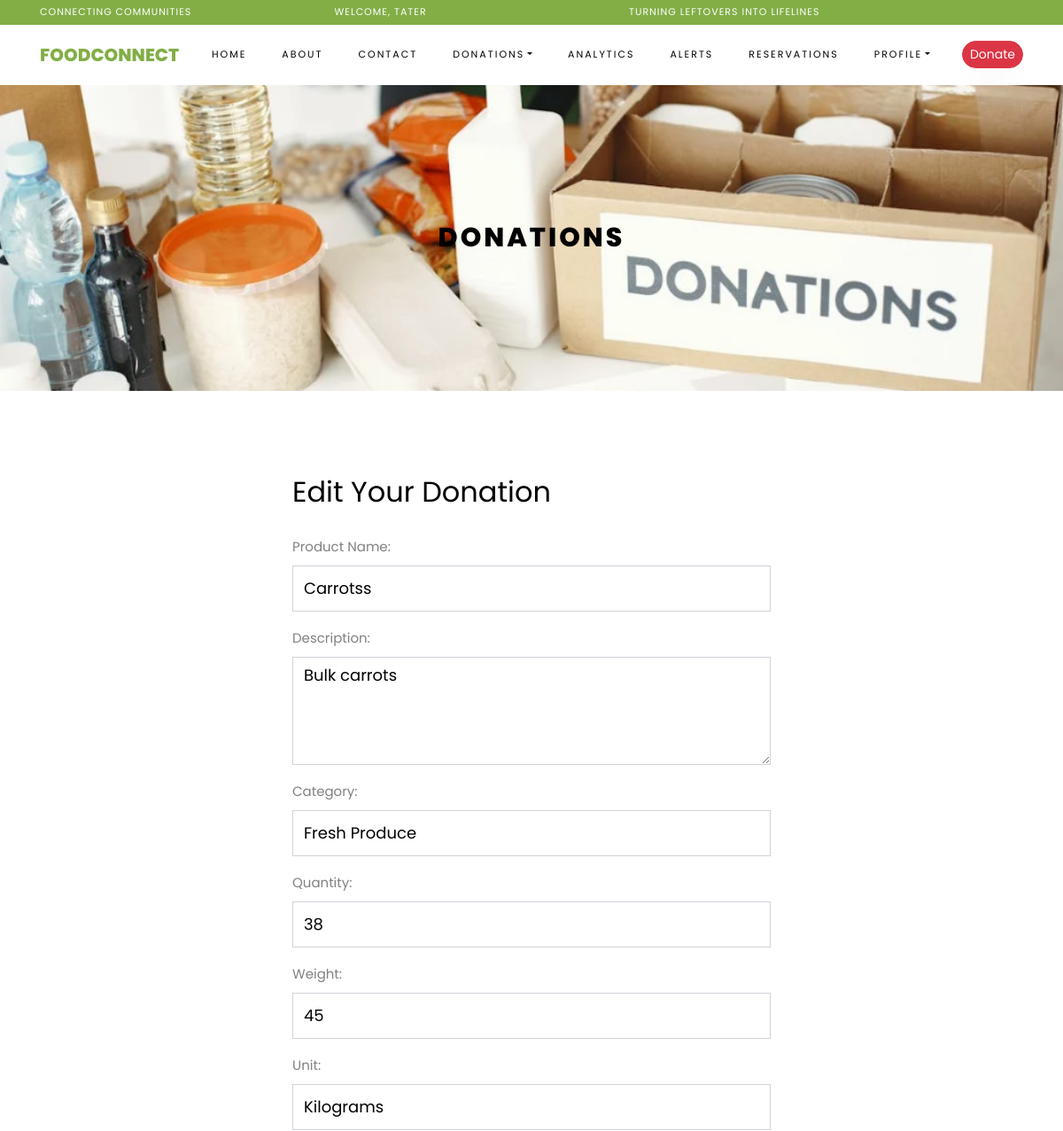
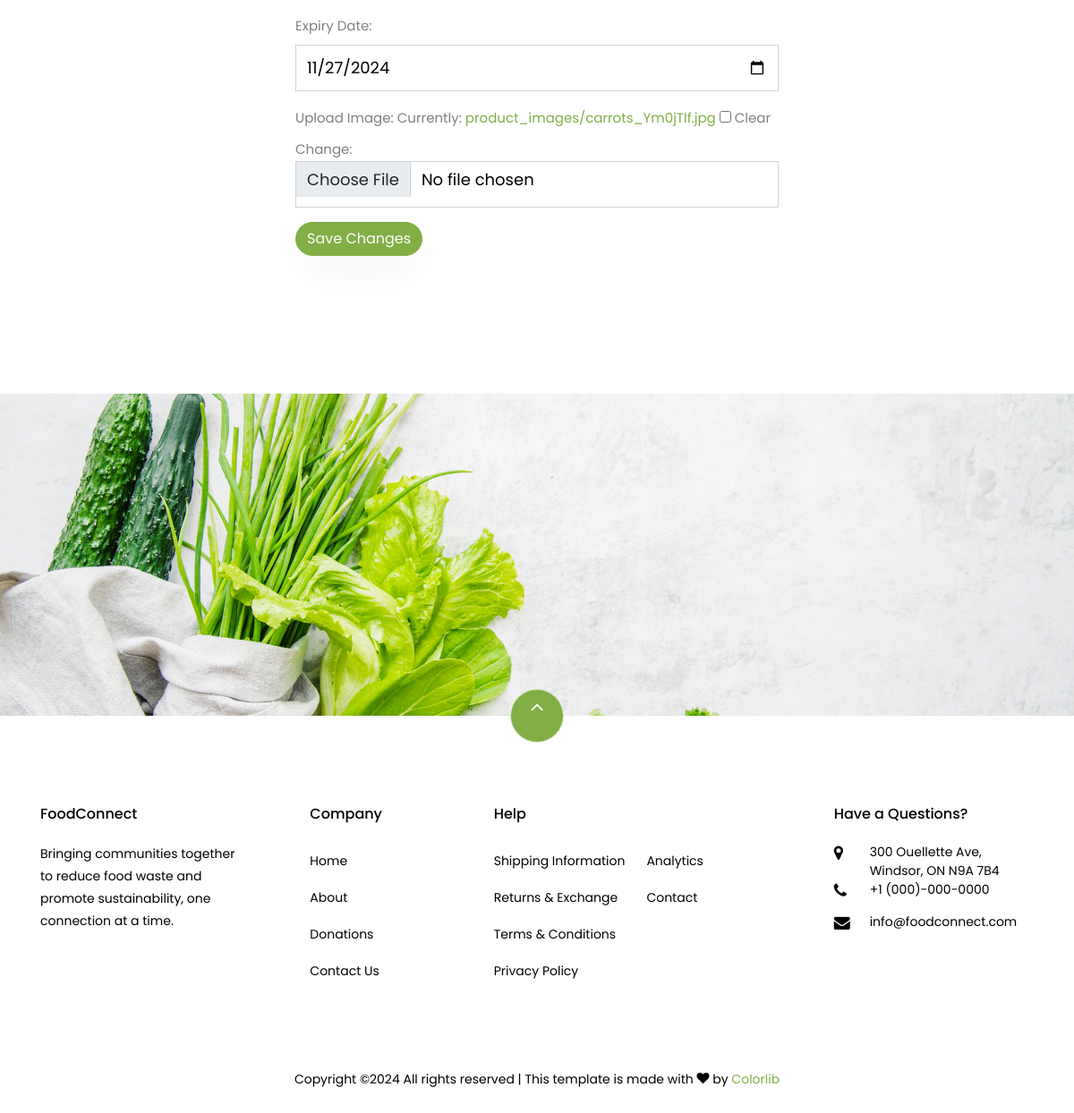
Screenshot of /donations/donation/19/update/ (signed in) with the database file from the repository (2 pictures, top to bottom).
### donations/models.py (models this page shows, shortened)
class Product(models.Model):
    UNIT_CHOICES = [
        ('g', 'Grams'),
        ('kg', 'Kilograms'),
        ('liters', 'Liters'),
        ('ml', 'Milliliters'),
    ]
    name = models.CharField(max_length=100)
    donated_by = models.ForeignKey(User, on_delete=models.SET_NULL, null=True)
    description = models.TextField(null=True, blank=True)
    category = models.ForeignKey(Category, on_delete=models.CASCADE, related_name='category')
    quantity = models.PositiveIntegerField()
    weight = models.PositiveIntegerField()
    unit = models.CharField(max_length=10, choices=UNIT_CHOICES)
    rating = models.PositiveIntegerField(default=0)
    amount_donated = models.PositiveIntegerField(default=0)
    expiry_date = models.DateField(blank=True, null=True)
    image = models.ImageField(upload_to='product_images/', blank=True, null=True)
    date_created = models.DateTimeField(auto_now_add=True)

### donations/views.py (the view)
# urls.py: path('donation/<int:donation_id>/update/', views.update_donation, name='update-donation'),
@login_required
def update_donation(request, donation_id):
    donation = get_object_or_404(Product, id=donation_id, donated_by=request.user)
    if request.method == 'POST':
        form = AddProductForm(request.POST, request.FILES)
        if form.is_valid():
            donation.name = form.cleaned_data['name']
            donation.description = form.cleaned_data['description']
            donation.category_id = form.cleaned_data['category']
            donation.quantity = form.cleaned_data['quantity']
            donation.weight = form.cleaned_data['weight']
            donation.unit = form.cleaned_data['unit']
            donation.expiry_date = form.cleaned_data['expiry_date']
            if form.cleaned_data['image']:
                donation.image = form.cleaned_data['image']
            donation.save()
            messages.success(request, "Donation updated successfully!")
            return redirect('donor_donations')
        else:
            messages.error(request, "There were errors in the form. Please correct them.")
    else:
        form = AddProductForm(initial={
            'name': donation.name,
            'description': donation.description,
            'category': donation.category_id,
            'quantity': donation.quantity,
            'weight': donation.weight,
            'unit': donation.unit,
            'expiry_date': donation.expiry_date,
            'image': donation.image,
        })
    return render(request, 'donations/create_donation.html', {
        'form': form,
        'donation': donation,
    })

### templates/donations/create_donation.html (shortened to what this page needs)
{% extends 'webpages/base.html' %}
{% load static %}
{% block content %}
    <div class="hero-wrap hero-bread" style="background-image: url('{% static "images/donation-list-box-bg.png" %}');">
      <div class="container">
        <div class="row no-gutters slider-text align-items-center justify-content-center">
          <div class="col-md-9 ftco-animate text-center">
            <h1 class="mb-0 bread" style="color: black">Donations</h1>
          </div>
        </div>
      </div>
    </div>
    <section class="ftco-section testimony-section">
      <div class="container">
        <div class="row mb-5 pb-3">
          <div class="col-md-6 offset-md-3">
            <h2 class="mb-4">
                {% if donation %}
                    Edit Your Donation
                {% else %}
                    Donate Today
                {% endif %}
            </h2>
            <form method="post" action="" enctype="multipart/form-data">
                {{ form.as_p }}
                <button type="submit" class="btn btn-primary">
                  {% if donation %}
                    Save Changes
                  {% else %}
                    Submit Donation
                  {% endif %}
                </button>
            </form>
          </div>
        </div>
      </div>
    </section>
{% endblock %}

### templates/webpages/base.html (shortened to what this page needs)
{% load static %}
<!DOCTYPE html>
<html lang="en">
  <head>
    <link href="https://cdn.jsdelivr.net/npm/bootstrap@5.2.3/dist/css/bootstrap.min.css" rel="stylesheet">
      <link rel="stylesheet" href="{% static 'css/animate.css' %}">
    <link rel="stylesheet" href="{% static 'css/owl.carousel.min.css' %}">
    <link rel="stylesheet" href="{% static 'css/owl.theme.default.min.css' %}">
    <link rel="stylesheet" href="{% static 'css/magnific-popup.css' %}">
    <link rel="stylesheet" href="{% static 'css/aos.css' %}">
    <link rel="stylesheet" href="{% static 'css/ionicons.min.css' %}">
    <link rel="stylesheet" href="{% static 'css/bootstrap-datepicker.css' %}">
    <link rel="stylesheet" href="{% static 'css/jquery.timepicker.css' %}">
    <link rel="stylesheet" href="{% static 'css/flaticon.css' %}">
    <link rel="stylesheet" href="{% static 'css/icomoon.css' %}">
    <link rel="stylesheet" href="{% static 'css/style.css' %}">
      <link href="https://cdnjs.cloudflare.com/ajax/libs/font-awesome/5.15.4/css/all.min.css" rel="stylesheet">
  </head>
  <body class="goto-here">
    <div class="py-1 bg-primary">
    	<div class="container">
    		<div class="row no-gutters d-flex align-items-start align-items-center px-md-0">
	    		<div class="col-lg-12 d-block">
		    		<div class="row d-flex">
		    			<div class="col-md pr-4 d-flex topper align-items-center">
						    <span class="text">Connecting Communities</span>
					    </div>
					    <div class="col-md pr-4 d-flex topper align-items-center">
						    {% if request.user.is_authenticated %}
                                <span class="text">Welcome, {{ request.user.username }}</span>
                            {% else %}
                                <span class="text">Promoting Sustainability</span>
                            {% endif %}
					    </div>
					    <div class="col-md-5 pr-4 d-flex topper align-items-center">
						    <span class="text">Turning Leftovers into Lifelines</span>
					    </div>
				    </div>
			    </div>
		    </div>
		  </div>
    </div>
    {%  include 'webpages/navbar.html' %}
        {% block content %}
        {% endblock %}
    <section class="ftco-section img" style="background-image: url('{% static "images/bg_3.jpg" %}');">
    	<div class="container">
            <div class="row justify-content-end">
            </div>
    	</div>
    </section>
    <footer class="ftco-footer ftco-section">
      <div class="container">
      	<div class="row">
      		<div class="mouse">
                <a href="#" class="mouse-icon">
                    <div class="mouse-wheel"><span class="ion-ios-arrow-up"></span></div>
                </a>
            </div>
      	</div>
        <div class="row mb-5">
          <div class="col-md">
            <div class="ftco-footer-widget mb-4">
              <h2 class="ftco-heading-2">FoodConnect</h2>
              <p>Bringing communities together to reduce food waste and promote sustainability, one connection at a time.</p>
            </div>
          </div>
          <div class="col-md">
            <div class="ftco-footer-widget mb-4 ml-md-5">
              <h2 class="ftco-heading-2">Company</h2>
              <ul class="list-unstyled">
                <li><a href="{% url 'landing' %}" class="py-2 d-block">Home</a></li>
                <li><a href="{% url 'about' %}" class="py-2 d-block">About</a></li>
                <li><a href="{% url 'donations' %}" class="py-2 d-block">Donations</a></li>
                <li><a href="{% url 'contact_us' %}"class="py-2 d-block">Contact Us</a></li>
              </ul>
            </div>
          </div>
          <div class="col-md-4">
             <div class="ftco-footer-widget mb-4">
              <h2 class="ftco-heading-2">Help</h2>
              <div class="d-flex">
	              <ul class="list-unstyled mr-l-5 pr-l-3 mr-4">
	                <li><a href="#" class="py-2 d-block">Shipping Information</a></li>
	                <li><a href="#" class="py-2 d-block">Returns &amp; Exchange</a></li>
	                <li><a href="#" class="py-2 d-block">Terms &amp; Conditions</a></li>
	                <li><a href="#" class="py-2 d-block">Privacy Policy</a></li>
	              </ul>
	              <ul class="list-unstyled">
	                <li><a href="#" class="py-2 d-block">Analytics</a></li>
	                <li><a href="#" class="py-2 d-block">Contact</a></li>
	              </ul>
	            </div>
            </div>
          </div>
          <div class="col-md">
            <div class="ftco-footer-widget mb-4">
            	<h2 class="ftco-heading-2">Have a Questions?</h2>
            	<div class="block-23 mb-3">
	              <ul>
	                <li><span class="icon icon-map-marker"></span><span class="text">300 Ouellette Ave, Windsor, ON N9A 7B4</span></li>
	                <li><a href="#"><span class="icon icon-phone"></span><span class="text">+1 (000)-000-0000</span></a></li>
	                <li><a href="#"><span class="icon icon-envelope"></span><span class="text">info@foodconnect.com</span></a></li>
	              </ul>
	            </div>
            </div>
          </div>
        </div>
        <div class="row">
          <div class="col-md-12 text-center">
            <p>
                Copyright &copy;<script>document.write(new Date().getFullYear());</script> All rights reserved | This template is made with <i class="icon-heart color-danger" aria-hidden="true"></i> by <a href="https://colorlib.com" target="_blank">Colorlib</a>
            </p>
          </div>
        </div>
      </div>
    </footer>
  </body>
</html>

### static/css/icomoon.css (style rules this page uses)
[class^="icon-"], [class*=" icon-"] { font-family: 'icomoon' !important; speak: none; font-style: normal; font-weight: normal; font-variant: normal; text-transform: none; line-height: 1; -webkit-font-smoothing: antialiased; -moz-osx-font-smoothing: grayscale; }
.icon-heart:before { content: "\f004"; }
.icon-map-marker:before { content: "\f041"; }
.icon-phone:before { content: "\f095"; }
.icon-envelope:before { content: "\f0e0"; }

### rows the page displays
Product: name "Carrotss", description "Bulk carrots", category "Fresh Produce", quantity "38", weight "45", unit "Kilograms", expiry_date "11/27/2024"

### other values shown
{{ request.user.username }} "TATER"
